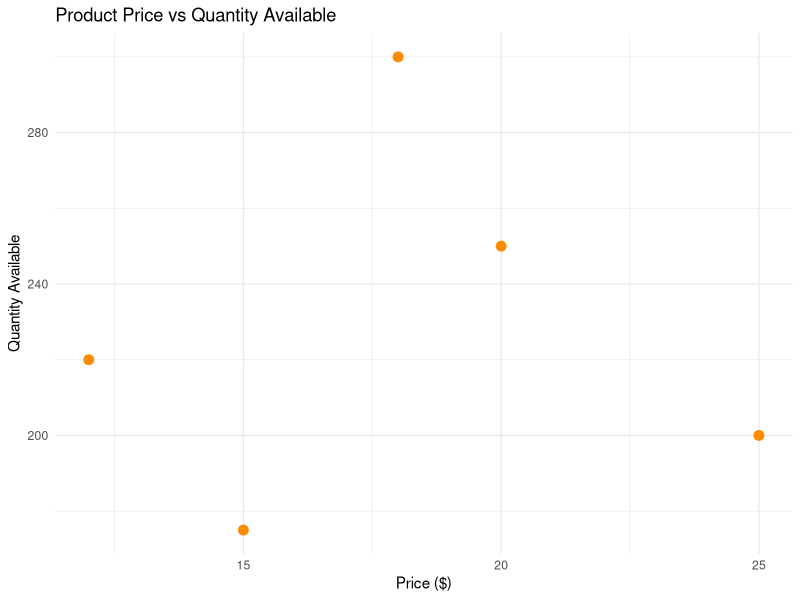

Generate this figure with R:
library(ggplot2)

df4_price <- data.frame(
  Price = c(20, 15, 18, 25, 12),
  Quantity = c(250, 175, 300, 200, 220)
)

ggplot(df4_price, aes(x = Price, y = Quantity)) +
  geom_point(color = "darkorange", size = 3) +
  labs(title = "Product Price vs Quantity Available", x = "Price ($)", y = "Quantity Available") +
  theme_minimal()
